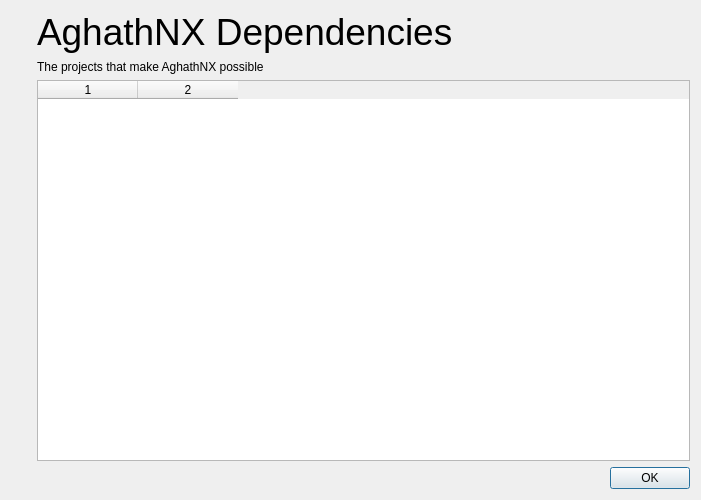
<?xml version="1.0" encoding="UTF-8"?>
<ui version="4.0">
 <class>DepsDialog</class>
 <widget class="QDialog" name="DepsDialog">
  <property name="geometry">
   <rect>
    <x>0</x>
    <y>0</y>
    <width>701</width>
    <height>500</height>
   </rect>
  </property>
  <property name="windowTitle">
    <string>AghathNX Dependencies</string>
  </property>
  <layout class="QVBoxLayout" name="verticalLayout_3">
   <item>
    <layout class="QHBoxLayout" name="horizontalLayout" stretch="0,1">
     <item>
      <layout class="QVBoxLayout" name="verticalLayout_2">
       <item>
        <widget class="QLabel" name="labelLogo">
         <property name="sizePolicy">
          <sizepolicy hsizetype="Preferred" vsizetype="Preferred">
           <horstretch>0</horstretch>
           <verstretch>0</verstretch>
          </sizepolicy>
         </property>
         <property name="maximumSize">
          <size>
           <width>200</width>
           <height>200</height>
          </size>
         </property>
         <property name="text">
          <string/>
         </property>
         <property name="pixmap">
          <pixmap resource="../../dist/qt_themes/default/default.qrc">:/icons/default/256x256/lichii.png</pixmap>
         </property>
         <property name="scaledContents">
          <bool>true</bool>
         </property>
        </widget>
       </item>
       <item>
        <spacer name="verticalSpacer">
         <property name="orientation">
          <enum>Qt::Orientation::Vertical</enum>
         </property>
         <property name="sizeHint" stdset="0">
          <size>
           <width>20</width>
           <height>40</height>
          </size>
         </property>
        </spacer>
       </item>
      </layout>
     </item>
     <item>
      <layout class="QVBoxLayout" name="verticalLayout">
       <item>
        <widget class="QLabel" name="labelEden">
         <property name="sizePolicy">
          <sizepolicy hsizetype="Preferred" vsizetype="Fixed">
           <horstretch>0</horstretch>
           <verstretch>0</verstretch>
          </sizepolicy>
         </property>
         <property name="text">
          <string>&lt;html&gt;&lt;head/&gt;&lt;body&gt;&lt;p&gt;&lt;span style=&quot; font-size:28pt;&quot;&gt;AghathNX Dependencies&lt;/span&gt;&lt;/p&gt;&lt;/body&gt;&lt;/html&gt;</string>
         </property>
        </widget>
       </item>
       <item>
        <widget class="QLabel" name="labelInfo">
         <property name="sizePolicy">
          <sizepolicy hsizetype="Preferred" vsizetype="Fixed">
           <horstretch>0</horstretch>
           <verstretch>0</verstretch>
          </sizepolicy>
         </property>
         <property name="text">
        <string>&lt;html&gt;&lt;head/&gt;&lt;body&gt;&lt;p&gt;The projects that make AghathNX possible&lt;/p&gt;&lt;/body&gt;&lt;/html&gt;</string>
         </property>
        </widget>
       </item>
       <item>
        <widget class="QTableWidget" name="tableDeps">
         <property name="editTriggers">
          <set>QAbstractItemView::EditTrigger::NoEditTriggers</set>
         </property>
         <property name="alternatingRowColors">
          <bool>true</bool>
         </property>
         <property name="selectionMode">
          <enum>QAbstractItemView::SelectionMode::NoSelection</enum>
         </property>
         <property name="columnCount">
          <number>2</number>
         </property>
         <attribute name="horizontalHeaderShowSortIndicator" stdset="0">
          <bool>false</bool>
         </attribute>
         <attribute name="verticalHeaderVisible">
          <bool>false</bool>
         </attribute>
         <column/>
         <column/>
        </widget>
       </item>
      </layout>
     </item>
    </layout>
   </item>
   <item>
    <widget class="QDialogButtonBox" name="buttonBox">
     <property name="orientation">
      <enum>Qt::Orientation::Horizontal</enum>
     </property>
     <property name="standardButtons">
      <set>QDialogButtonBox::StandardButton::Ok</set>
     </property>
    </widget>
   </item>
  </layout>
 </widget>
 <resources>
  <include location="../../dist/qt_themes/default/default.qrc"/>
 </resources>
 <connections>
  <connection>
   <sender>buttonBox</sender>
   <signal>accepted()</signal>
   <receiver>DepsDialog</receiver>
   <slot>accept()</slot>
   <hints>
    <hint type="sourcelabel">
     <x>20</x>
     <y>20</y>
    </hint>
    <hint type="destinationlabel">
     <x>20</x>
     <y>20</y>
    </hint>
   </hints>
  </connection>
  <connection>
   <sender>buttonBox</sender>
   <signal>rejected()</signal>
   <receiver>DepsDialog</receiver>
   <slot>reject()</slot>
   <hints>
    <hint type="sourcelabel">
     <x>20</x>
     <y>20</y>
    </hint>
    <hint type="destinationlabel">
     <x>20</x>
     <y>20</y>
    </hint>
   </hints>
  </connection>
 </connections>
</ui>
